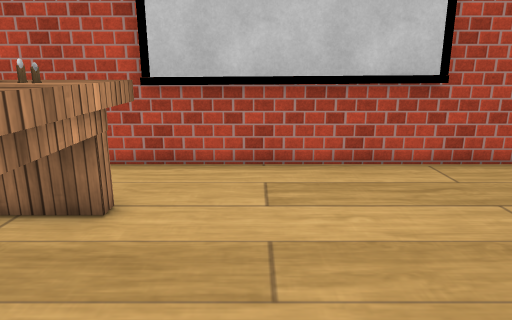
View 1 (above)

15 first-person views from a walk through a Unity game level. The camera is 1.5 m above the floor, tilts 14° down and sees 70° across. The floor is counted in squares, 0.5 m on a side. Each view is taken from the middle of a square. On the plan, view 1 faces up. The plan holds only what a view shows up to about 20 squares ahead; the rest is blank. The player character is not drawn. Some surface patterns are stand-ins.

View 2
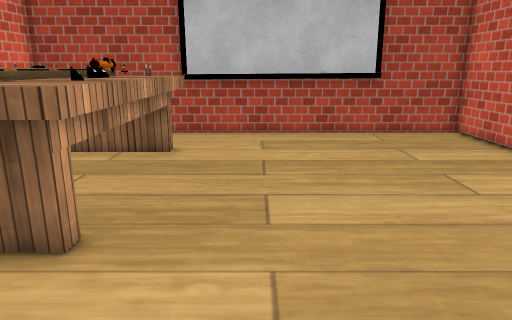

View 3
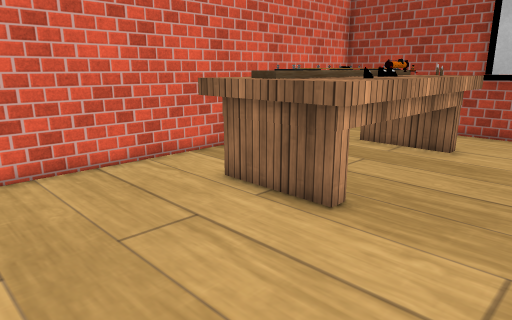

View 4
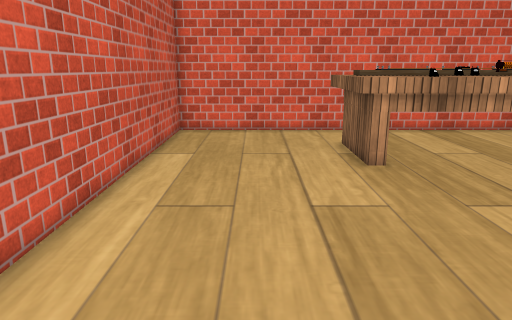

View 5
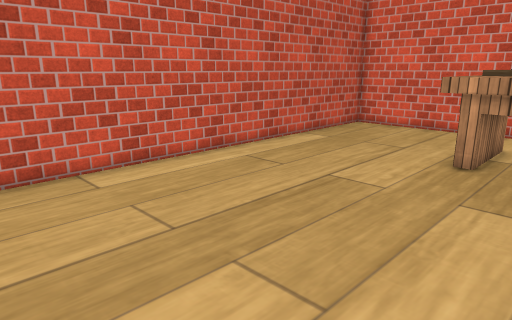

View 6
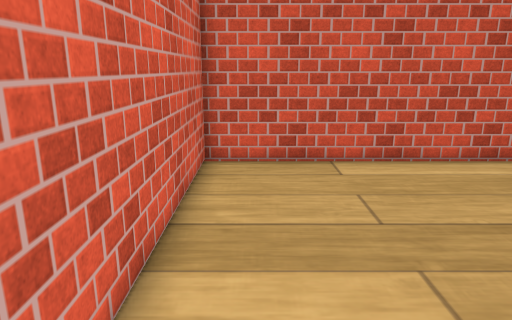

View 7
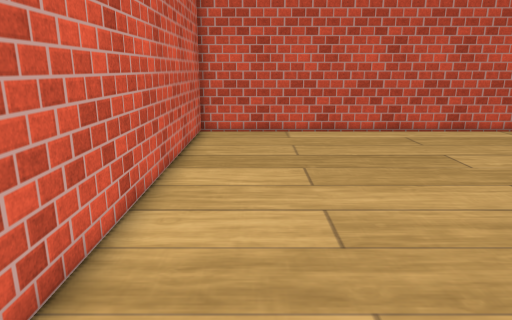

View 8
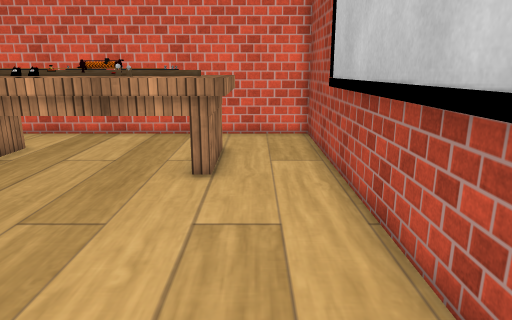

View 9
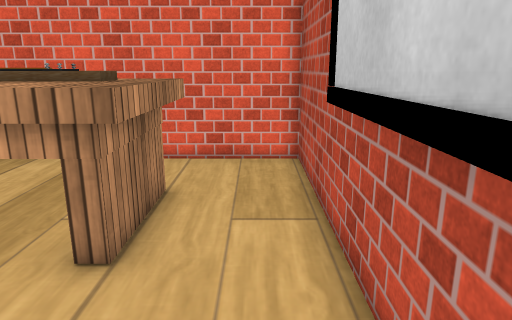

View 10
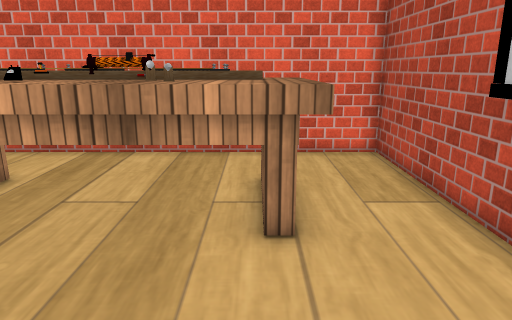

View 11
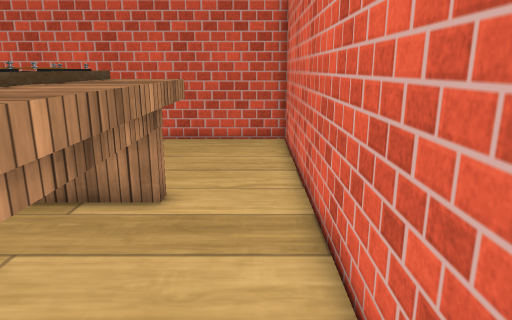

View 12
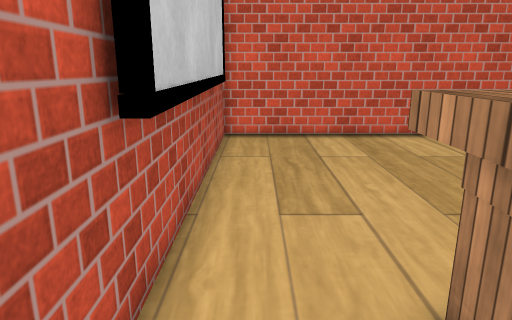

View 13
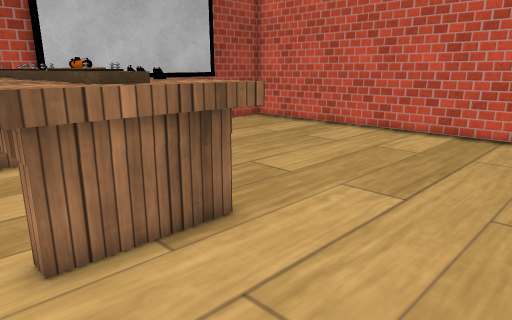

View 14
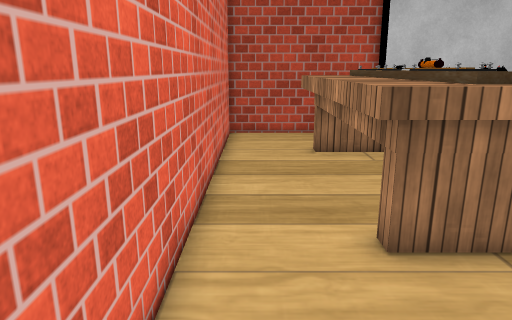

View 15
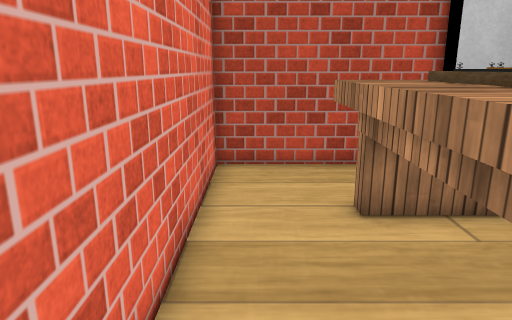

### Floor plan
Key: @ floor where view 1 was taken; # wall or solid block; . floor; T table.
Columns run from 10 left of view 1 to 10 right of it. Each row starts with its distance up from view 1.
 11 #####################
 10 #...................#
  9 #...................#
  8 #..TTTTT............#
  7 #..TTTTT............#
  6 #..TTTTT............#
  5 #..TTTTT............#
  4 #..TTTTT............#
  3 #..TTTTT............#
  2 #..TTTTT............#
  1 #..TTTTT............#
  0 #..TTTTT..@.........#
 -1 #..TTTTT............#
 -2 #...................#
 -3 #...................#
 -4 #...................#
 -5 #...................#
 -6 #...................#
 -7 #...................#
 -8 #####################

Where each view was taken, in squares from view 1:
view 1: 0 up, 0 right, facing up
view 2: 6 down, 0 right, facing up
view 3: 7 down, 1 right, facing up-left
view 4: 4 down, 8 right, facing left
view 5: 3 up, 9 right, facing down-left
view 6: 4 up, 8 right, facing down
view 7: 10 up, 7 right, facing down
view 8: 9 up, 7 right, facing left
view 9: 10 up, 2 right, facing left
view 10: 7 up, 3 right, facing left
view 11: 8 up, 9 left, facing down
view 12: 10 up, 7 left, facing right
view 13: 6 down, 8 left, facing up-right
view 14: 6 down, 9 left, facing up
view 15: 0 up, 9 left, facing up
